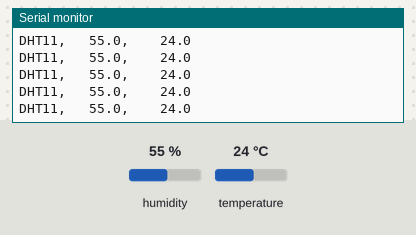
This sketch was run on a simulated Arduino Uno, built with avr-gcc and run on an emulated ATmega328P. Shown: the last lines printed to the serial monitor. Inputs (shaded band) come from the test bench; at power-on: humidity 55 %, temperature 24 °C.

Above: at 1.2 s.
1.3 s: humidity set to 22 %
At 1.56 s:
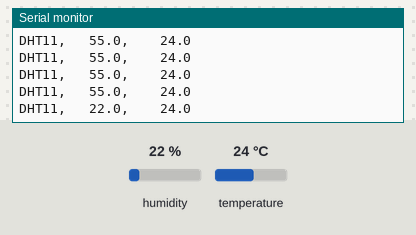
2.8 s: temperature set to 12 °C
At 2.93 s:
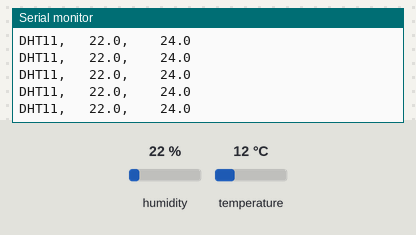
4.3 s: humidity set to 40 %
At 4.3 s:
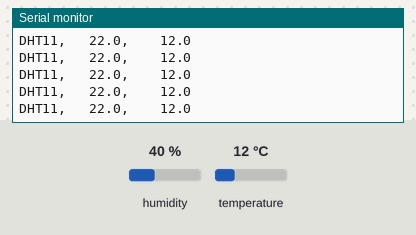
Timing chart, 0 to 7.3 s (numbered marks = the images above; inputs shaded):
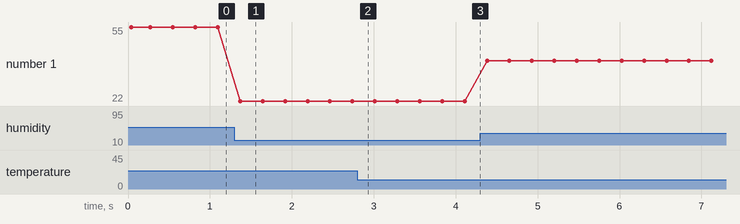

Measured:
- after the input at 1.3 s, the serial monitor: prints a new line after 0.07 s (image 1)
- plotted number 1: 55 → 22 after the input at 1.3 s, 22 → 40 after the input at 4.3 s

The sketch:

DHT11.ino
```cpp
#include <dht.h>
#define DHT11_PIN 2
dht DHT;
void setup() {
 Serial.begin(9600);
 Serial.println("Type,\tHumidity (%),\tTemperature (C)");
}

void loop() {
  Serial.print("DHT11, \t");
  int chk = DHT.read11(DHT11_PIN); // 讀取資料
  // 顯示資料
  Serial.print(DHT.humidity,1);
  Serial.print(",\t\t");
  Serial.println(DHT.temperature,1);
  delay(250);
}
```
